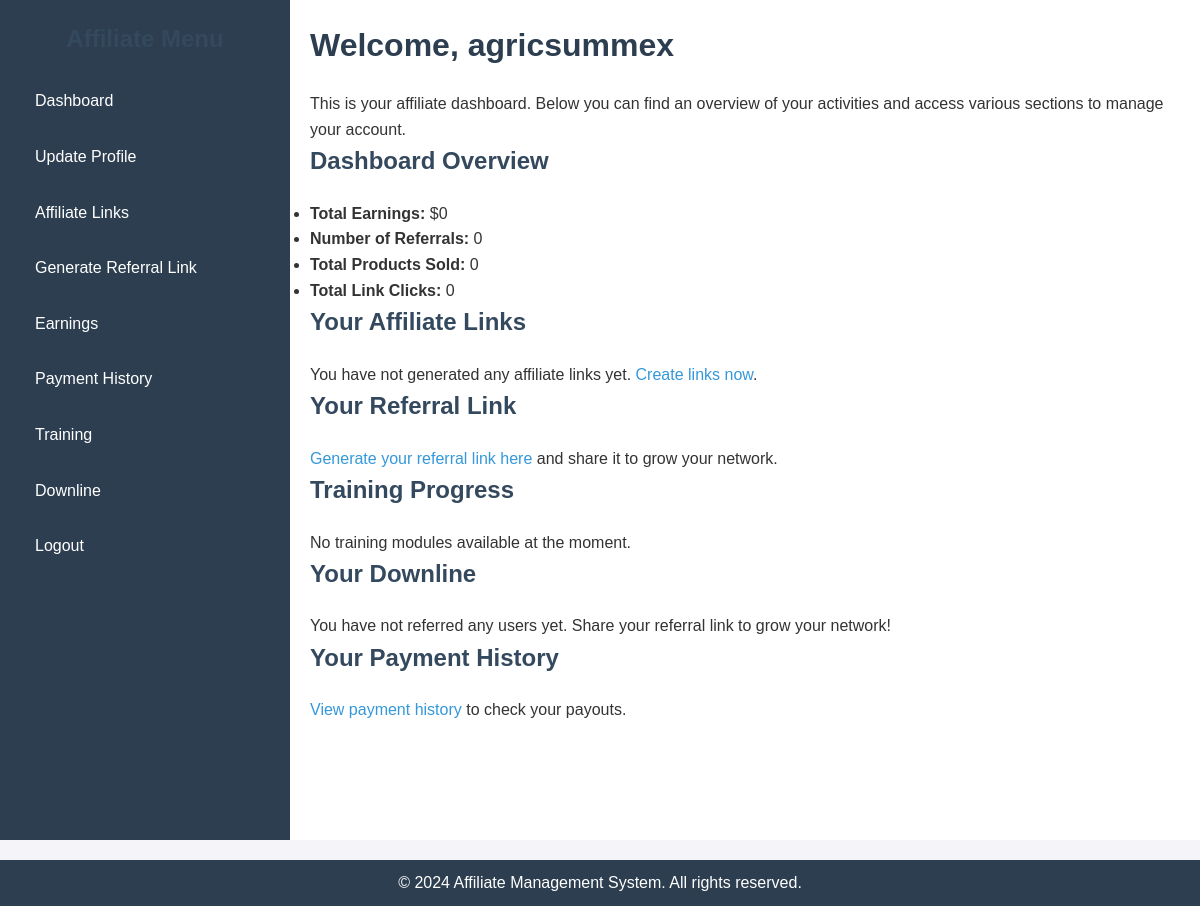
/affiliates/dashboard/affiliate/ (signed in), run on an earlier commit of the app's database.
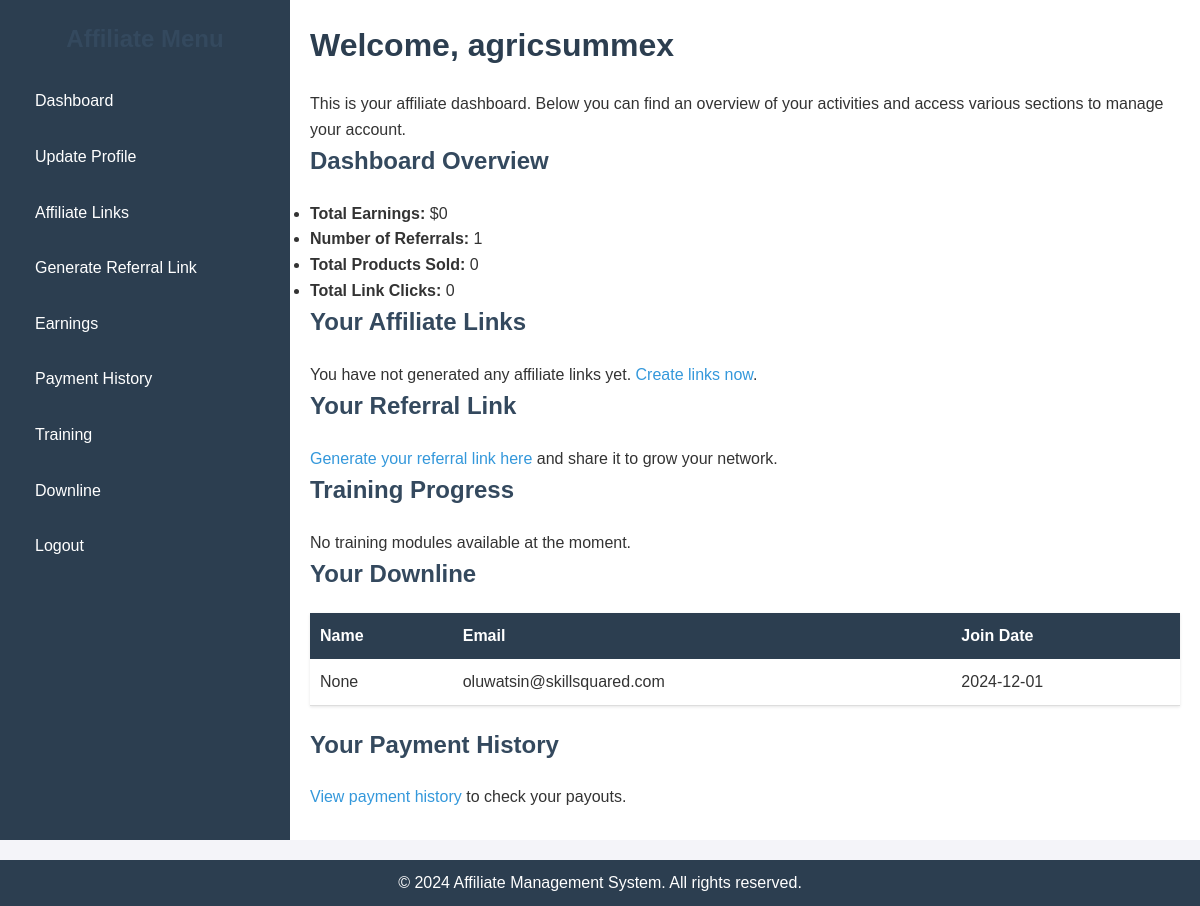
And on a later commit of the database.
### users/models.py (models this page shows, shortened)
class CustomUser(AbstractUser):
    full_name = models.CharField(max_length=255, null=True, blank=True)
    USER_TYPES = (
        ('admin', 'Admin'),
        ('affiliate', 'Affiliate'),
    )
    user_type = models.CharField(max_length=10, choices=USER_TYPES, default='affiliate')

### affiliates/models.py (models this page shows, shortened)
class BaseModel(models.Model):
    created_at = models.DateTimeField(auto_now_add=True)
    updated_at = models.DateTimeField(auto_now=True)
    class Meta:
        abstract = True

class Affiliate(BaseModel):
    user = models.OneToOneField(settings.AUTH_USER_MODEL, on_delete=models.CASCADE)
    commission_rate = models.DecimalField(max_digits=5, decimal_places=2, default=5.0)
    training_completed = models.BooleanField(default=False)
    referrals = models.PositiveIntegerField(default=0)
    payout_threshold = models.DecimalField(max_digits=10, decimal_places=2, default=50.0)
    referred_by = models.ForeignKey(
        'self', null=True, blank=True, on_delete=models.SET_NULL, related_name='referrals_downline'
    )
    objects = AffiliateManager()  # Attach custom manager

### affiliates/views.py (the view)
# urls.py: path('dashboard/affiliate/', AffiliateDashboardView.as_view(), name='affiliate_dashboard'),
@method_decorator(login_required, name='dispatch')
class AffiliateDashboardView(ListView):
    model = ProductPurchase
    template_name = "users/dashboard.html"
    def get_queryset(self):
        return ProductPurchase.objects.filter(affiliate__user=self.request.user)
    def get_context_data(self, **kwargs):
        context = super().get_context_data(**kwargs)
        affiliate = self.request.user.affiliate
        context.update({
            'display_name': self.request.user.full_name or self.request.user.username,
            'referrals': Affiliate.objects.filter(referred_by=affiliate),  # Downline tracking
            'links': AffiliateProductLink.objects.filter(affiliate=affiliate),  # Affiliate links
            'link_clicks': AffiliateProductLink.objects.filter(affiliate=affiliate).aggregate(
                total_clicks=Sum('clicks')
            )['total_clicks'] or 0,
            'total_earnings': ProductPurchase.objects.filter(affiliate=affiliate).aggregate(
                total=Sum('amount')
            )['total'] or 0,
            'total_products_sold': ProductPurchase.objects.filter(affiliate=affiliate).count(),
            'training_modules': TrainingModule.objects.all(),  # Add training modules if available
            'year': now().year,  # Current year
        })
        return context

### templates/users/dashboard.html (shortened to what this page needs)
{% load static %}
<!DOCTYPE html>
<html lang="en">
<head>
    <link rel="stylesheet" href="{% static 'css/styles.css' %}">
</head>
<body>
    <div id="wrapper">
        <div id="sidebar">
            <h2>Affiliate Menu</h2>
            <ul>
                <li><a href="{% url 'affiliate_dashboard' %}">Dashboard</a></li>
                <li><a href="{% url 'update_profile' %}">Update Profile</a></li>
                <li><a href="{% url 'affiliate_links' %}">Affiliate Links</a></li>
                <li><a href="{% url 'generate_referral_link' %}">Generate Referral Link</a></li>
                <li><a href="{% url 'affiliate_earnings' %}">Earnings</a></li>
                <li><a href="{% url 'payment_history' %}">Payment History</a></li>
                <li><a href="{% url 'affiliate_training' %}">Training</a></li>
                <li><a href="{% url 'view_downline' %}">Downline</a></li>
                <li><a href="{% url 'logout' %}">Logout</a></li>
            </ul>
        </div>
        <div id="content">
            <h1>Welcome, {{ display_name }}</h1>
            <p>This is your affiliate dashboard. Below you can find an overview of your activities and access various sections to manage your account.</p>
            <div id="overview">
                <h2>Dashboard Overview</h2>
                <ul>
                    <li><strong>Total Earnings:</strong> ${{ total_earnings }}</li>
                    <li><strong>Number of Referrals:</strong> {{ referrals.count }}</li>
                    <li><strong>Total Products Sold:</strong> {{ total_products_sold }}</li>
                    <li><strong>Total Link Clicks:</strong> {{ link_clicks }}</li>
                </ul>
            </div>
            <div id="links">
                <h2>Your Affiliate Links</h2>
                {% if links %}
                    <table>
                        <thead>
                            <tr>
                                <th>Product</th>
                                <th>Affiliate Link</th>
                                <th>Clicks</th>
                            </tr>
                        </thead>
                        <tbody>
                            {% for link in links %}
                                <tr>
                                    <td>{{ link.product.name }}</td>
                                    <td><a href="{{ link.unique_url }}" target="_blank">{{ link.unique_url }}</a></td>
                                    <td>{{ link.clicks }}</td>
                                </tr>
                            {% endfor %}
                        </tbody>
                    </table>
                {% else %}
                    <p>You have not generated any affiliate links yet. <a href="{% url 'affiliate_links' %}">Create links now</a>.</p>
                {% endif %}
            </div>
            <div id="referral-link">
                <h2>Your Referral Link</h2>
                <p><a href="{% url 'generate_referral_link' %}">Generate your referral link here</a> and share it to grow your network.</p>
            </div>
            <div id="training">
                <h2>Training Progress</h2>
                {% if training_modules %}
                    <ul>
                        {% for module in training_modules %}
                            <li>
                                {{ module.title }}
                                {% if module.completed %}
                                    - <span style="color: green;">Completed</span>
                                {% else %}
                                    - <a href="{% url 'complete_training_module' module.id %}">Complete Now</a>
                                {% endif %}
                            </li>
                        {% endfor %}
                    </ul>
                {% else %}
                    <p>No training modules available at the moment.</p>
                {% endif %}
            </div>
            <div id="downline">
                <h2>Your Downline</h2>
                {% if referrals %}
                    <table>
                        <thead>
                            <tr>
                                <th>Name</th>
                                <th>Email</th>
                                <th>Join Date</th>
                            </tr>
                        </thead>
                        <tbody>
                            {% for referral in referrals %}
                                <tr>
                                    <td>{{ referral.user.full_name }}</td>
                                    <td>{{ referral.user.email }}</td>
                                    <td>{{ referral.created_at|date:"Y-m-d" }}</td>
                                </tr>
                            {% endfor %}
                        </tbody>
                    </table>
                {% else %}
                    <p>You have not referred any users yet. Share your referral link to grow your network!</p>
                {% endif %}
            </div>
            <div id="payment-history">
                <h2>Your Payment History</h2>
                <p><a href="{% url 'payment_history' %}">View payment history</a> to check your payouts.</p>
            </div>
        </div>
    </div>
    <footer>
        <p>&copy; {{ year }} Affiliate Management System. All rights reserved.</p>
    </footer>
</body>
</html>

### static/css/styles.css (style rules this page uses)
body, h1, h2, h3, p, ul, ol, table { margin: 0; padding: 0; box-sizing: border-box; }
body { font-family: 'Arial', sans-serif; line-height: 1.6; background-color: #f4f4f9; color: #333; }
#wrapper { display: flex; min-height: 100vh; }
#sidebar { width: 250px; background-color: #2c3e50; color: #fff; padding: 20px; position: sticky; top: 0; height: 100vh; }
#sidebar h2 { text-align: center; margin-bottom: 20px; font-size: 1.5em; }
#sidebar ul { list-style: none; padding: 0; }
#sidebar ul li { margin-bottom: 10px; }
#sidebar ul li a { color: #fff; text-decoration: none; font-size: 1em; display: block; padding: 10px 15px; border-radius: 5px; transition: background 0.3s; }
#content { flex: 1; padding: 20px; background-color: #fff; }
h1, h2, h3 { margin-bottom: 20px; }
h1 { font-size: 2em; color: #2c3e50; }
h2 { font-size: 1.5em; color: #34495e; }
table { width: 100%; border-collapse: collapse; margin-bottom: 20px; background-color: #fff; box-shadow: 0 1px 3px rgba(0, 0, 0, 0.1); }
table thead th { background-color: #2c3e50; color: #fff; text-align: left; padding: 10px; }
table tbody td { padding: 10px; border-bottom: 1px solid #ddd; }
a { color: #3498db; text-decoration: none; }
footer { text-align: center; padding: 10px; background-color: #2c3e50; color: #fff; margin-top: 20px; position: sticky; bottom: 0; }

What changed in the data, as far as the page shows it:
added Affiliate: user.full_name "None", user.email "oluwatsin@skillsquared.com", created_at "2024-12-01"
Also different on the page:
{{ referrals.count }}: "0" → "1"
text no longer shown: "You have not referred any users yet. Share your referral link to grow your network!"
text now shown: "Name Email Join Date"
